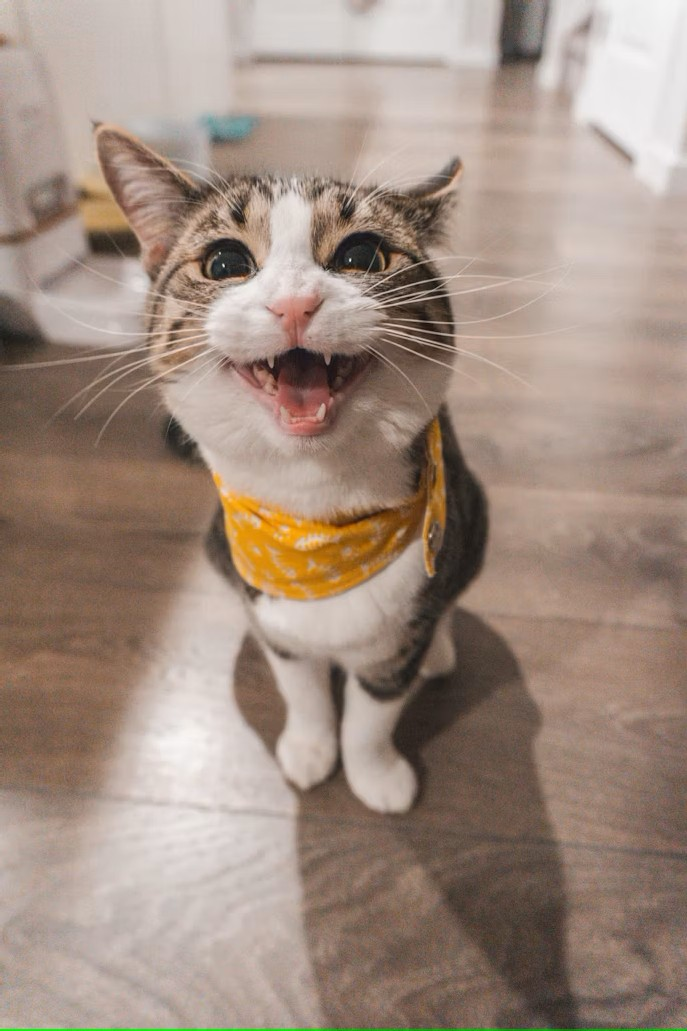
#> input picture images/photo-1543852786-1cf6624b9987.jpg, 687 x 1031 px
$ python task5_shapes_text.py
#> lines starting #> are read from the running program, lines starting #| are printed output that depends on the picture; after the words box and inside, x2 and y2 are one past the last pixel; in counts of white or black regions, pixels touching at a corner belong together
#> the answer given: images/photo-1543852786-1cf6624b9987.jpg
### utils.py
import cv2
import numpy as np
import os
from PIL import Image

OUT_DIR = "output"
os.makedirs(OUT_DIR, exist_ok=True)

FILTRO = [("Imágenes", "*.jpg *.jpeg *.png *.bmp *.avif *.avifs *.webp"),
          ("Todo", "*.*")]


def cargar_img(ruta, flags=cv2.IMREAD_COLOR):
#> called with ruta = 'images/photo-1543852786-1cf6624b9987.jpg', flags = 1
    img = cv2.imread(ruta, flags)
#> img is the input picture: shape (1031, 687, 3); mean B, G, R 128.3, 140.9, 160.4
    if img is not None:
        return img
    pil = Image.open(ruta)
    if flags == cv2.IMREAD_GRAYSCALE:
        return np.array(pil.convert("L"))
    return cv2.cvtColor(np.array(pil.convert("RGB")), cv2.COLOR_RGB2BGR)


def ruta_out(nombre):
    return os.path.join(OUT_DIR, nombre)


def pedir_imagen(titulo="Seleccionar imagen"):
    import tkinter as tk
    from tkinter import filedialog
    root = tk.Tk()
    root.withdraw()
    ruta = filedialog.askopenfilename(title=titulo, filetypes=FILTRO)
    root.destroy()
    return ruta

### task5_shapes_text.py
"""
Tarea 5 – Detección automática de rostros/gatos y etiquetado
Usa clasificadores Haar de OpenCV para detectar caras humanas o de gato.
Si no detecta nada, dibuja un círculo central como respaldo.
"""
import cv2
from utils import cargar_img, ruta_out, pedir_imagen

CARA_HUMANA  = cv2.data.haarcascades + "haarcascade_frontalface_default.xml"
CARA_GATO    = cv2.data.haarcascades + "haarcascade_frontalcatface_extended.xml"


def _detectar(img_gris, cascade_path, escala=1.1, vecinos=5, min_px=60):
    cascade = cv2.CascadeClassifier(cascade_path)
    return cascade.detectMultiScale(
        img_gris, scaleFactor=escala, minNeighbors=vecinos,
        minSize=(min_px, min_px))


def run(ruta):
    img   = cargar_img(ruta)
    gris  = cv2.cvtColor(img, cv2.COLOR_BGR2GRAY)
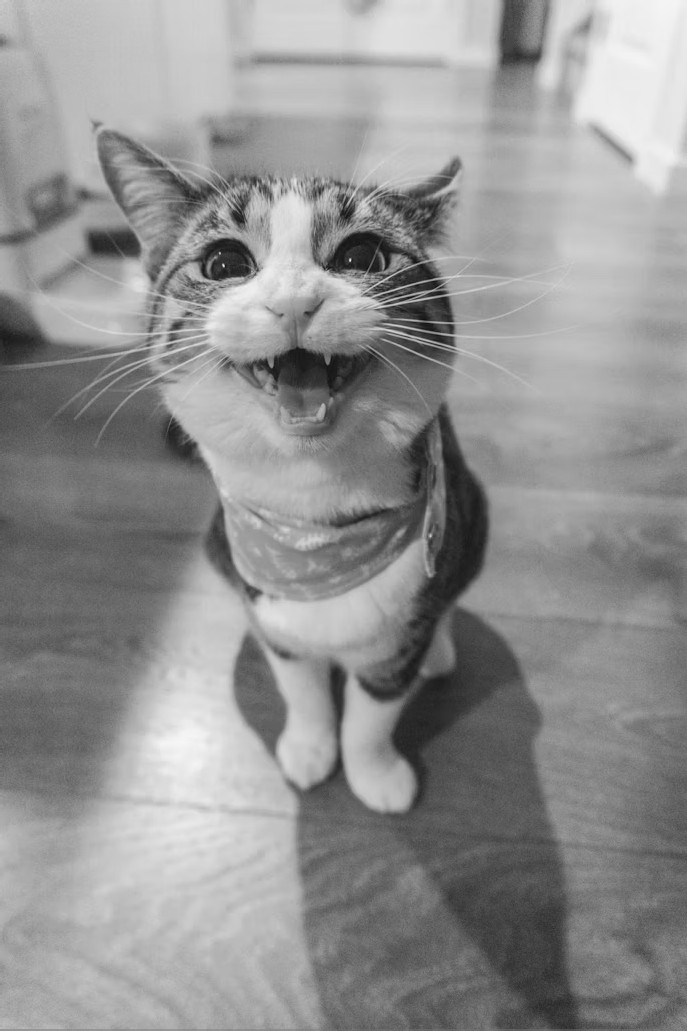
#> gris: shape (1031, 687); min 15, max 246, mean 145.3
    salida = img.copy()

    # 1) intentar rostro humano
    rostros = _detectar(gris, CARA_HUMANA)
#> rostros = ()
    if len(rostros):
        etiqueta = "Persona"
        detecciones = rostros
    else:
        # 2) intentar cara de gato
        gatos = _detectar(gris, CARA_GATO, escala=1.05, vecinos=3, min_px=40)
#> gatos = [[152, 139, 274, 274]]
        if len(gatos):
            etiqueta = "Gato"
            detecciones = gatos
#> detecciones = [[152, 139, 274, 274]]
        else:
            # 3) respaldo: círculo central
            print("No se detectó rostro. Dibujando círculo central.")
            h, w = img.shape[:2]
            cx, cy = w // 2, h // 3
            radio  = min(w, h) // 5
            detecciones = [(cx - radio, cy - radio, radio * 2, radio * 2)]
            etiqueta = "Figura"

    for (x, y, w, h) in detecciones:
        cx = x + w // 2
        cy = y + h // 2
        radio = max(w, h) // 2 + 10
        cv2.circle(salida, (cx, cy), radio, (0, 220, 0), 3)
        # sombra negra + texto verde
        cv2.putText(salida, etiqueta, (x, y - 14),
                    cv2.FONT_HERSHEY_SIMPLEX, 0.9, (0, 0, 0), 4)
        cv2.putText(salida, etiqueta, (x, y - 14),
                    cv2.FONT_HERSHEY_SIMPLEX, 0.9, (0, 220, 0), 2)
#> this loop made 1 pass
#> (x, y, w, h, cx, cy, radio) on pass 1: (152, 139, 274, 274, 289, 276, 147)
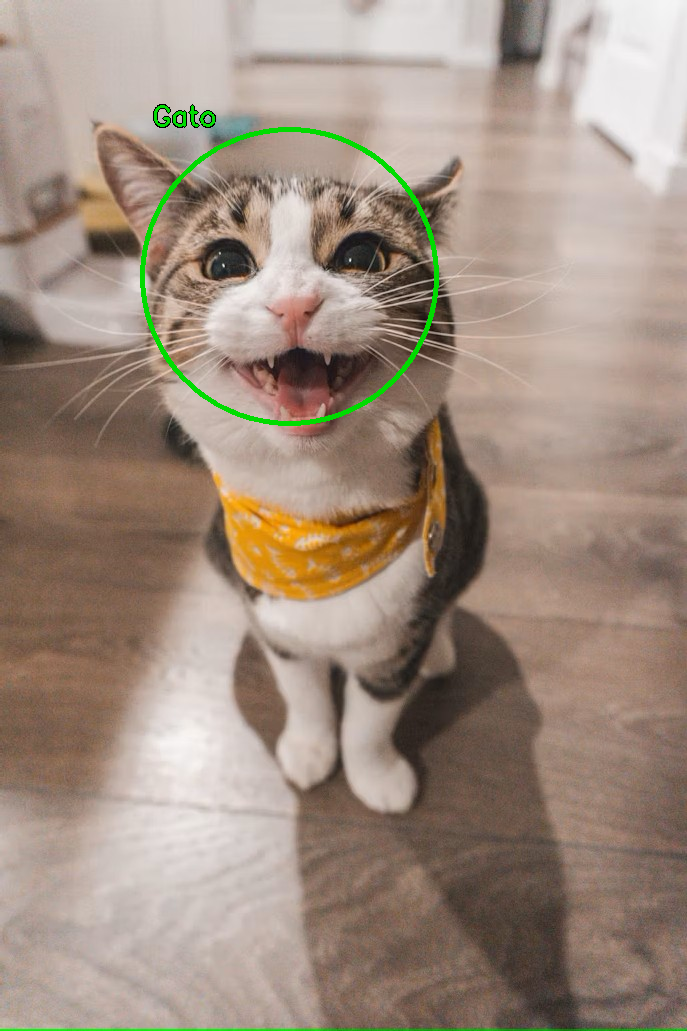
#> salida: shape (1031, 687, 3); 0.76% of pixels changed, all inside (x1, y1, x2, y2) = (140, 104, 439, 426)

    print(f"Detectado: {etiqueta}  ({len(detecciones)} zona/s)")
#| Detectado: Gato  (1 zona/s)
    cv2.imwrite(ruta_out("figura_etiquetada.jpg"), salida)
    print("  → output/figura_etiquetada.jpg")

    cv2.imshow("Tarea 5 · Original", img)
    cv2.imshow("Tarea 5 · Detección automática", salida)
    cv2.waitKey(0)
    cv2.destroyAllWindows()


if __name__ == "__main__":
    ruta = pedir_imagen("Seleccionar imagen con persona o animal")
    if ruta:
        run(ruta)
